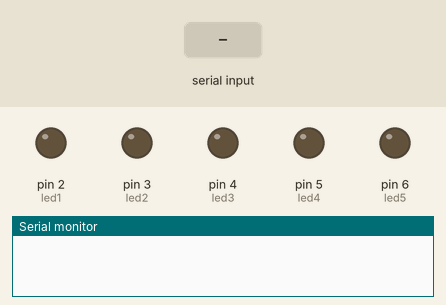
A sketch run on a simulated Arduino Uno, built with avr-gcc and run on an emulated ATmega328P. On the bench: output pins drawn as LEDs (lit = HIGH), the last lines printed to the serial monitor. Inputs (shaded band) come from the test bench.

Above: at 1.2 s.
1.3 s: "*all on" received over Serial
At 2.5 s:
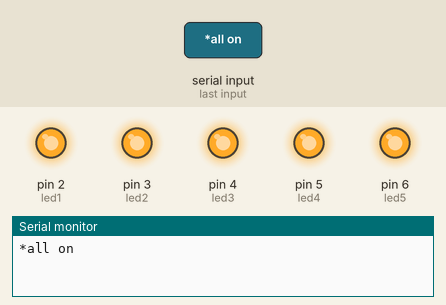
2.8 s: "*everything on" received over Serial
4.4 s: "*power on" received over Serial
Timing chart, 0 to 7.4 s (numbered marks = the images above; inputs shaded):
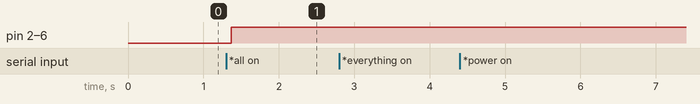

Measured:
- after the input at 1.3 s, pin 2 (led1), pin 3 (led2), pin 4 (led3), pin 5 (led4), pin 6 (led5): LOW → HIGH after 0.07 s

The sketch:

Voice_Activation.ino
```cpp
String voice;
int
led1 = 2,
led2 = 3,
led3 = 4,
led4 = 5,
led5 = 6;

void allon(){
     digitalWrite(led1, HIGH);
     digitalWrite(led2, HIGH);
     digitalWrite(led3, HIGH);
     digitalWrite(led4, HIGH);
     digitalWrite(led5, HIGH);
}
void alloff(){
     digitalWrite(led1, LOW);
     digitalWrite(led2, LOW);
     digitalWrite(led3, LOW);
     digitalWrite(led4, LOW);
     digitalWrite(led5, LOW);
}

void setup() {
  Serial.begin(9600);
  pinMode(led1, OUTPUT);
  pinMode(led2, OUTPUT);
  pinMode(led3, OUTPUT);
  pinMode(led4, OUTPUT);
  pinMode(led5, OUTPUT);
}

void loop() {
  while (Serial.available()){
  delay(10);
  char c = Serial.read();
  if (c == '#') {break;}
  voice += c;
  }
  if (voice.length() > 0) {
    Serial.println(voice);


       if( (voice == "*all on") || (voice =="*everything on") || (voice =="*power on") || (voice =="*turn on")) {allon();}  //Turn Off All Pins (Call Function)
  else if((voice == "*power down")|| (voice =="*everything off")|| (voice =="*shutdown")|| (voice =="*shut down")|| (voice =="*all off")|| (voice =="*all of")|| (voice =="*everything of")|| (voice =="*turn off")){alloff();} //Turn On  All Pins (Call Function)


  else if((voice == "*lights on")|| (voice =="*turn on lights")|| (voice =="*LED on")|| (voice =="*turn on LED")) {digitalWrite(led1, HIGH);}
  else if((voice == "*fan on")|| (voice =="*fan up")|| (voice =="*fans on")|| (voice =="*rotate the wings")|| (voice =="*I need some air")) {digitalWrite(led2, HIGH);}
  else if((voice == "*speakers on") || (voice =="*speaker on")) {digitalWrite(led3, HIGH);}
  /*else if(voice == "*bedroom lights on") {digitalWrite(led4, HIGH);}
  else if(voice == "*bathroom lights on") {digitalWrite(led5, HIGH);}*/

  else if((voice == "*computer off")|| (voice =="*turn off computer")|| (voice =="*monitors off")|| (voice =="*turn off monitor"))  {digitalWrite(led1, LOW);}
  else if((voice == "*fan off")|| (voice =="*fan off")|| (voice =="*fans off")|| (voice =="*stop the wings")|| (voice =="*I don't need air")){digitalWrite(led2, LOW);}
  else if((voice == "*speakers off") || (voice =="*speaker off")) {digitalWrite(led3, LOW);}
  /* else if(voice == "*bedroom lights off") {digitalWrite(led4, LOW);}
  else if(voice == "*bathroom lights off") {digitalWrite(led5, LOW);}*/
//-----------------------------------------------------------------------//
voice="";}}
```
